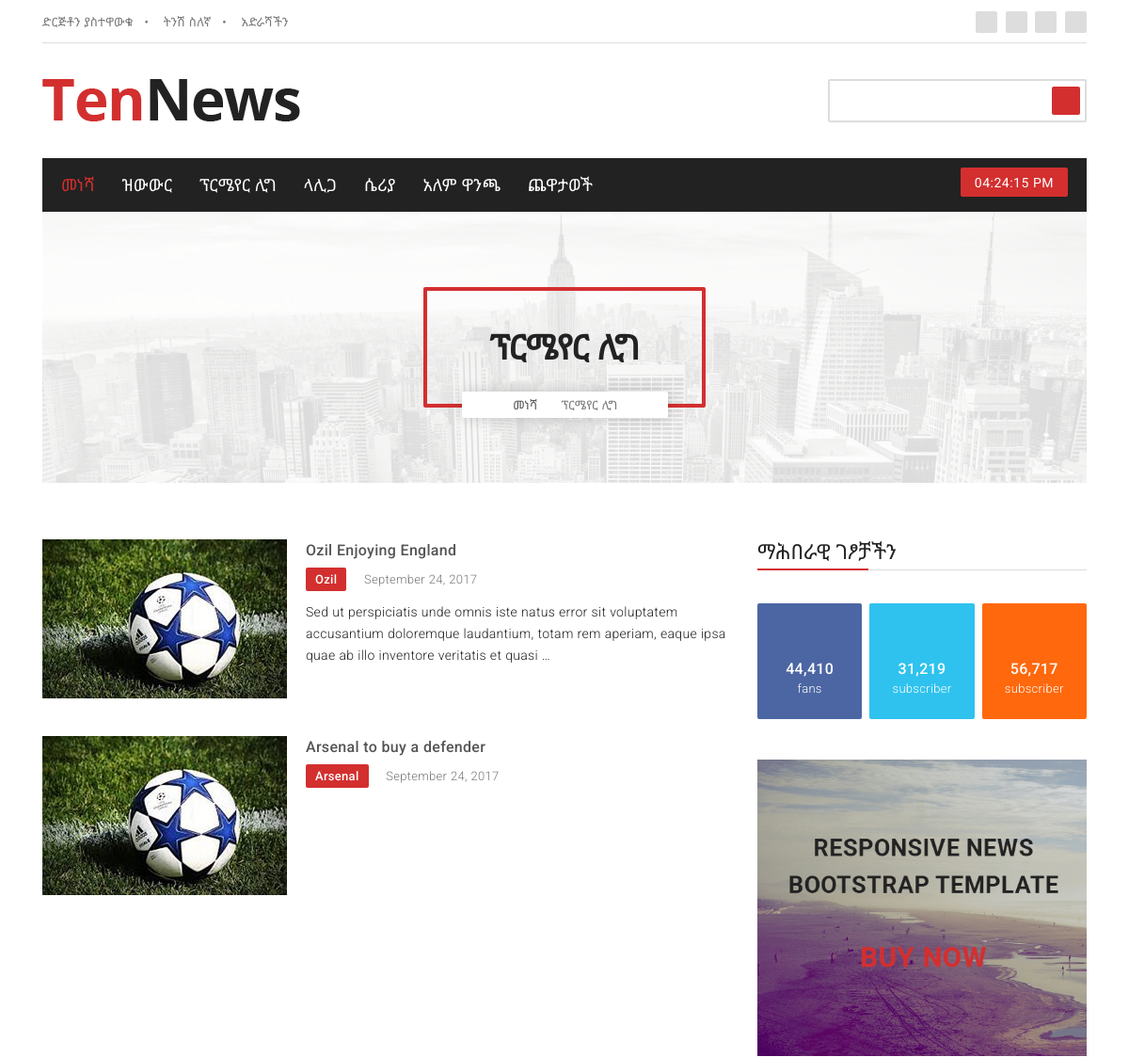
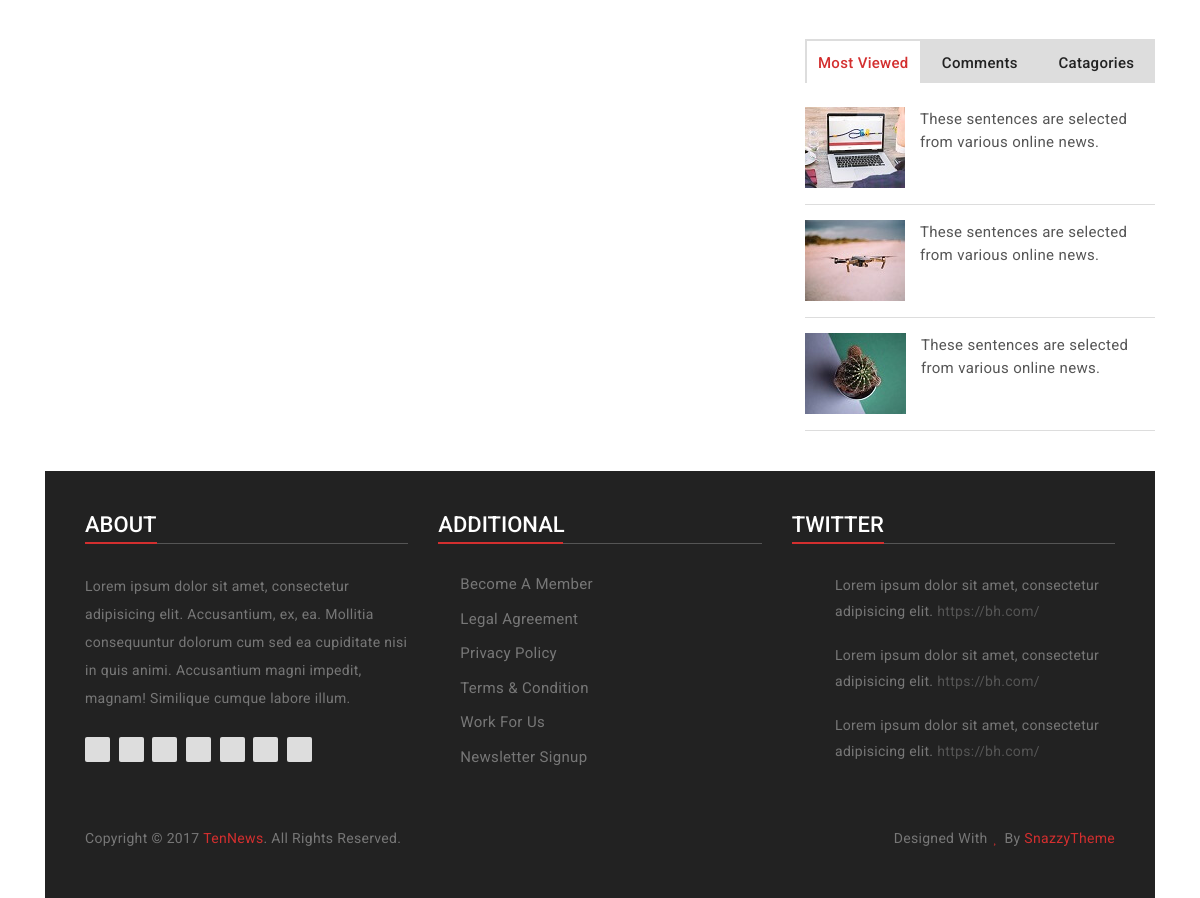
/news/epl, run on the app's committed database (2 pictures, top to bottom).
### news/models.py (models this page shows, shortened)
class Base(models.Model):
    created_at = models.DateTimeField(
        'Created date',
        null=True, blank=True,
        auto_now_add=True,
        help_text='Record created date',
    )
    updated_at = models.DateTimeField(
        'Modified date',
        null=True, blank=True,
        auto_now=True,
        help_text='Record last updated date',
    )
    class Meta:
        abstract = True

class Tag(Base):
    title = models.CharField(max_length=120)
    translation = models.CharField(max_length=60)
    slug = models.SlugField(unique=True)
    class Meta:
        ordering = ['title', '-updated_at', ]

class Post(Base):
    STATUS_OPTIONS = (
        (0, 'Draft'),
        (1, 'Published'),
    )
    catagory = models.ForeignKey(
        Catagory,
        related_name='posts',
        on_delete=models.SET(handle_deleted_catagory)
    )
    author = models.ForeignKey(
        settings.AUTH_USER_MODEL,
        related_name='posts',
        null=True, blank=True,
        on_delete=models.SET_NULL,
    )
    tags = models.ManyToManyField(Tag, blank=True, related_name='posts')
    title = models.CharField(max_length=120)
    translation = models.CharField(max_length=60)
    slug = models.SlugField()
    thumbnail = models.ImageField(upload_to='posts/', null=True, blank=True)
    picture1 = models.ImageField(upload_to='posts/', null=True, blank=True)
    body = models.TextField(blank=True)
    status = models.PositiveSmallIntegerField(
        choices=STATUS_OPTIONS,
        default=0,
    )
    published_at = models.DateTimeField(null=True, blank=True)
    featured = models.BooleanField(default=False)
    breaking = models.BooleanField(default=False)
    read_count = models.PositiveIntegerField(default=1)
    objects = PostManager()
    class Meta:
        ordering = ['-updated_at', '-status', ]
        get_latest_by = ['-published_at', ]

class Catagory(Base):
    title = models.CharField(max_length=120)
    translation = models.CharField(max_length=60)
    slug = models.SlugField()
    class Meta:
        verbose_name = 'News Catagory'
        verbose_name_plural = 'News Catagories'
        ordering = ['title', '-updated_at', ]

### news/views.py (the view)
# urls.py: path('<str:slug>', views.PostList.as_view(), name='post-list'),
class PostList(ListView):
    model = models.Post
    paginate_by = 7
    def get_queryset(self, *args, **kwargs):
        tag = get_object_or_404(models.Tag, slug=self.kwargs['slug'])
        return tag.posts.filter(status=1)
    def get_context_data(self, *args, **kwargs):
        context = super().get_context_data(*args, **kwargs)
        tag = get_object_or_404(models.Tag, slug=self.kwargs['slug'])
        context['page_name'] = tag.title
        return context

### news/templates/news/post_list.html (shortened to what this page needs)
{% extends 'base.html' %}
{% load static %}
{% block heading %}
<section class="p-heading text-center">
    <div class="container">
        <div class="page-bg">
            <div class="row">
                <div class="col-md-12">
                    <div class="p-content">
                        <h4>{{ page_name }}</h4>
                        <ul class="list-unstyled list-inline">
                            <li class="list-inline-item"><a href="{% url 'news:index' %}">መነሻ</a></li>
                            <li class="list-inline-item"><i class="fa fa-long-arrow-right" aria-hidden="true"></i>{{ page_name }}</li>
                        </ul>
                    </div>
                </div>
            </div>
        </div>
    </div>
</section>
{% endblock heading %}
{% block content %}
<section class="catagory">
    <div class="container">
        <div class="row">
            <div class="col-lg-8 col-md-12">
                {% for post in post_list %}
                <div class="catagory-content clearfix">
                    <div class="cat-img">
                        <a href="{% url 'news:post-detail' post.id post.slug %}">
                            {% if post.thumbnail %}
                            <img src="{{ post.thumbail.url }}" alt="{{ post.title }}" class="img-fluid">
                            {% else %}
                            <img src="{% static 'assets/images/soccer-default.jpg' %}" alt="{{ post.title }}" class="img-fluid">
                            {% endif %}
                        </a>
                    </div>
                    <div class="img-content">
                        <h6><a href="{% url 'news:post-detail' post.id post.slug %}">{{ post.title }}</a></h6>
                        <ul class="list-unstyled list-inline">
                            <li class="list-inline-item">{{ post.catagory.title }}</li>
                            <li class="list-inline-item">September 24, 2017</li>
                        </ul>
                        <p>{{ post.body|truncatewords:25 }}</p>
                    </div>
                </div>
                {% endfor %}
            </div>
            <div class="col-lg-4 col-md-12">
                {% include 'partials/sidebar.html' %}
            </div>
        </div>
    </div>
</section>
{% endblock content %}

### static/assets/css/style.css (style rules this page uses)
html { color: #222; font-size: 1em; line-height: 1.4; }
audio, canvas, iframe, img, svg, video { vertical-align: middle; }
body { font-size: 14px; color: #555; font-family: 'NotoSansEthiopic', "Roboto", sans-serif; }
h1, h2, h3, h4, h5, h6, h2 a, h4 a, h6 a { font-family: 'NotoSansEthiopic', "Roboto", sans-serif; margin: 0; }
ul { padding: 0; margin: 0; }
a, button { -webkit-transition: 0.2s ease; -moz-transition: 0.2s ease; -ms-transition: 0.2s ease; -o-transition: 0.2s ease; transition: 0.2s ease; }
.p-heading { margin-bottom: 60px; }
.p-heading .page-bg { background-image: url(../images/pages-bg.jpg); background-size: cover; background-position: center; background-repeat: no-repeat; padding: 80px 0; position: relative; }
.p-heading .page-bg:before { position: absolute; content: ''; background: rgba(255, 255, 255, 0.85); width: 100%; height: 100%; top: 0; left: 0; }
.p-heading .page-bg .p-content { border: 4px solid #d32f2f; width: 300px; margin: auto; padding: 40px 0; -webkit-border-radius: 2px; -moz-border-radius: 2px; -ms-border-radius: 2px; border-radius: 2px; position: relative; }
.p-heading .page-bg .p-content h4 { font-size: 36px; color: #222; font-weight: 600; }
.p-heading .page-bg .p-content ul { position: absolute; bottom: -15px; left: 20%; width: 75%; margin-left: -21px; background: #fff; padding: 3px; -webkit-border-radius: 2px; -moz-border-radius: 2px; -ms-border-radius: 2px; border-radius: 2px; -webkit-box-shadow: 0 0 15px rgba(0, 0, 0, 0.176); box-shadow: 0 0 15px rgba(0, 0, 0, 0.176); }
.p-heading .page-bg .p-content ul li { font-size: 13px; color: #777; font-weight: 500; }
.p-heading .page-bg .p-content ul li i { margin-right: 6px; }
.p-heading .page-bg .p-content ul li a { color: #555; }
.catagory .catagory-content { margin-bottom: 40px; }
.catagory .catagory-content .cat-img a img { float: left; margin-right: 20px; }
.catagory .catagory-content .img-content h6 a { display: block; font-size: 16px; color: #555; line-height: 22px; margin-bottom: 8px; }
.catagory .catagory-content .img-content ul { margin-bottom: 10px; }
.catagory .catagory-content .img-content ul li { font-size: 13px; color: #777; font-weight: 300; }
.catagory .catagory-content .img-content ul li:nth-child(1) { color: #fff; background: #d32f2f; padding: 3px 10px; font-weight: 500; border-radius: 2px; margin-right: 15px; }
.catagory .catagory-content .img-content p { font-size: 14px; color: #222; line-height: 23px; font-weight: 300; }
.clearfix:before, .clearfix:after { content: " "; display: table; }
.clearfix:after { clear: both; }

### data on the page
Tag: title "ፕርሜየር ሊግ"
Post: title "Ozil Enjoying England", catagory "Ozil", body "Sed ut perspiciatis unde omnis iste natus error sit voluptatem accusantium doloremque laudantium, totam rem aperiam, eaque ipsa quae ab illo inventore veritatis et quasi …"
Post: title "Arsenal to buy a defender", catagory "Arsenal"
